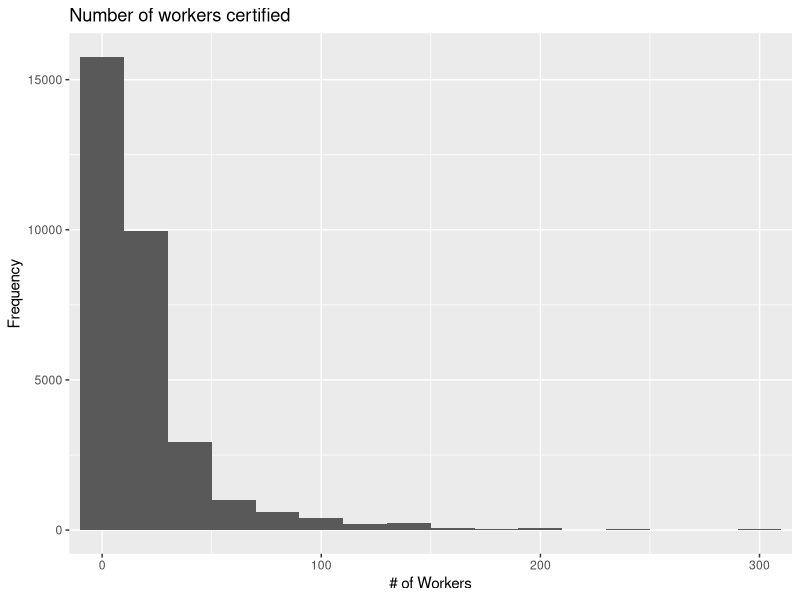
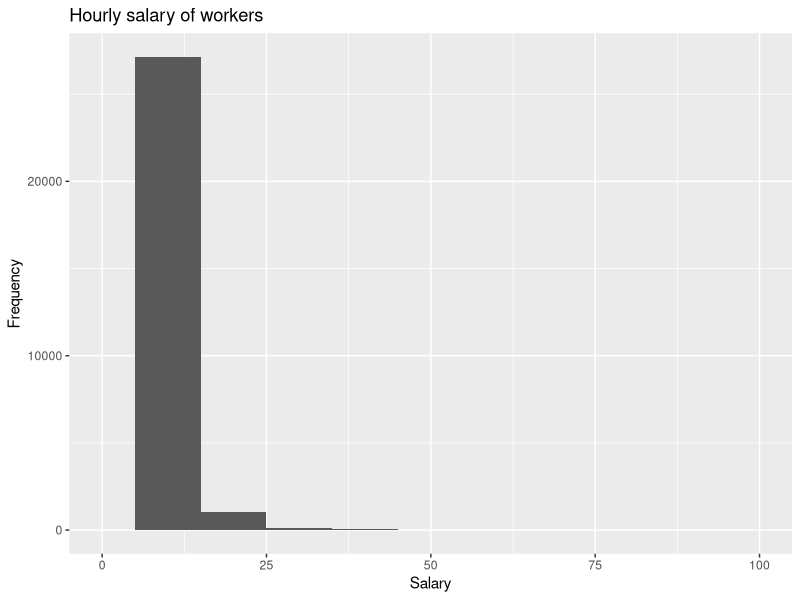

The R source for these figures, in order:
## ---- chunk 1
install.packages("tidyverse")
library(tidyverse)
library(readxl)
## ---- chunk 2
h2b <- read_csv("data/H-2B_FY2008.csv") %>%
  full_join(read_csv("data/H-2B_FY2009.csv")) %>%
  full_join(read_csv("data/H-2B_FY2010.csv")) %>%
  full_join(read_csv("data/H-2B_FY2011.csv")) %>%
  full_join(read_csv("data/H-2B_FY2012.csv")) 

h2b <- h2b %>%
  select(CASE_NO, DECISION_DATE, NPC_SUBMITTED_DATE, CASE_STATUS, ALIEN_WORK_STATE, CERTIFICATION_BEGIN_DATE, CERTIFICATION_END_DATE, EMPLOYER_CITY, EMPLOYER_STATE, EMPLOYER_POSTAL_CODE, AGENT_ATTORNEY_CITY, AGENT_ATTORNEY_STATE, JOB_TITLE, NBR_WORKERS_CERTIFIED, PREVAILING_WAGE, PW_UNIT_OF_PAY, BASIC_RATE_OF_PAY, BASIC_UNIT_OF_PAY, DOT_OCCUPATIONAL_CODE, NBR_WORKERS_REQUESTED, DOT_NAME, SOC_CODE, SOC_NAME)
## ---- chunk 3
h2b %>%
  filter(!is.na(NBR_WORKERS_CERTIFIED)) %>%
  ggplot(mapping = aes(x = NBR_WORKERS_CERTIFIED)) +
  geom_histogram(binwidth = 20) +
  labs(title = "Number of workers certified", x = "# of Workers",
       y = "Frequency") +
  coord_cartesian(xlim = c(0, 300))
## ---- chunk 4
h2b %>%
  filter(BASIC_UNIT_OF_PAY == "HR" & !is.na(BASIC_RATE_OF_PAY)) %>%
  ggplot(mapping = aes(x = BASIC_RATE_OF_PAY)) +
  geom_histogram(binwidth = 10) +
  labs(title = "Hourly salary of workers", x = "Salary",
       y = "Frequency") +
  coord_cartesian(xlim = c(0, 100))
## ---- chunk 5
h2b %>%
  filter(BASIC_UNIT_OF_PAY == "HR" & 
           !is.na(BASIC_RATE_OF_PAY)) %>%
  filter(BASIC_RATE_OF_PAY < 1000) %>%
  group_by(CASE_STATUS) %>%
  summarise(min = min(BASIC_RATE_OF_PAY),
    q1 = quantile(BASIC_RATE_OF_PAY, 0.25),
    median = median(BASIC_RATE_OF_PAY),
    q3 = quantile(BASIC_RATE_OF_PAY, 0.75),
    max = max(BASIC_RATE_OF_PAY),
    mean = mean(BASIC_RATE_OF_PAY),
    sd = sd(BASIC_RATE_OF_PAY))
## ---- chunk 6
glimpse(h2b)
